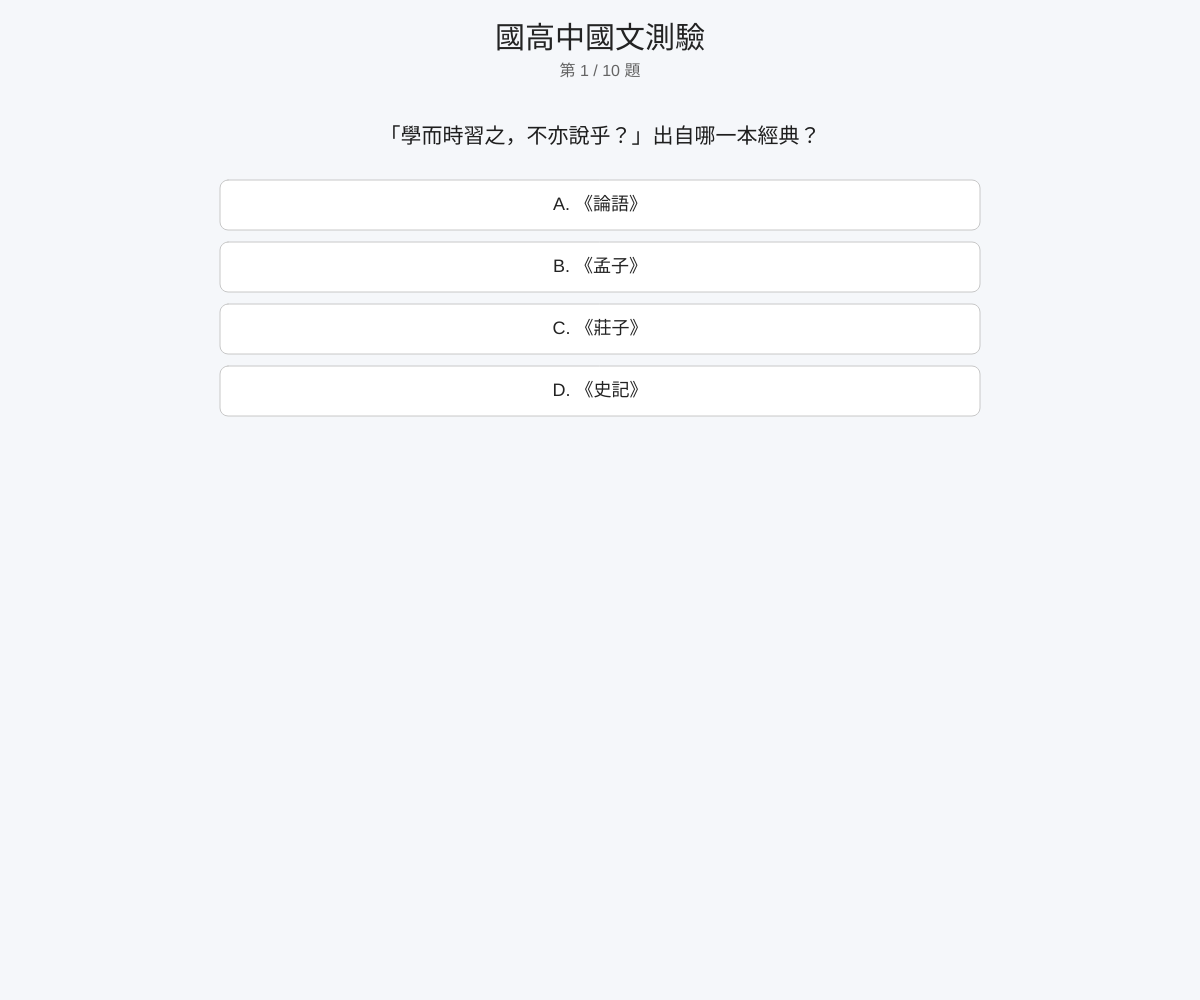
Frame 1 (no input)
Frame 60 (no input): identical to frame 1, image omitted
Frame 120 (the mouse pressed at the canvas centre since frame 60): identical to frame 1, image omitted

The p5.js sketch that drew this single still picture (run headless with seeded random() and noise() and a simulated clock; from frame 60 on, the mouse is pressed at the canvas centre):

// p5.js sketch
// ── sketch.js
// ============================================================
// 國高中國文測驗網站
// p5.js - sketch.js
// ============================================================


// ============================================================
// 1. 題目資料
// ============================================================

// 每一題都有：
// question  = 題目
// options   = 四個選項
// answer    = 正確答案的編號
// explanation = 答案解析

const quiz = [

  {
    question: "「學而時習之，不亦說乎？」出自哪一本經典？",

    options: [
      "《論語》",
      "《孟子》",
      "《莊子》",
      "《史記》"
    ],

    answer: 0,

    explanation:
      "這句話出自《論語．學而》，意思是學習之後經常複習，是一件令人愉快的事情。"
  },


  {
    question: "下列哪一個成語最適合形容做事情非常仔細？",

    options: [
      "馬馬虎虎",
      "一絲不苟",
      "粗枝大葉",
      "得過且過"
    ],

    answer: 1,

    explanation:
      "「一絲不苟」形容做事非常認真仔細，一點也不馬虎。"
  },


  {
    question: "「海內存知己，天涯若比鄰」的作者是誰？",

    options: [
      "李白",
      "杜甫",
      "王勃",
      "白居易"
    ],

    answer: 2,

    explanation:
      "這句詩出自唐代詩人王勃的〈送杜少府之任蜀州〉。"
  },


  {
    question: "「朱門酒肉臭，路有凍死骨」中的「朱門」借代什麼？",

    options: [
      "皇宮",
      "富貴人家",
      "普通百姓",
      "軍隊"
    ],

    answer: 1,

    explanation:
      "「朱門」原本是紅色的大門，在這句詩中借代富貴人家。"
  },


  {
    question: "「先天下之憂而憂，後天下之樂而樂」表現出什麼思想？",

    options: [
      "追求個人享樂",
      "以天下為己任",
      "逃避社會責任",
      "追求個人財富"
    ],

    answer: 1,

    explanation:
      "范仲淹透過這句話表達以天下百姓為重，願意承擔社會責任的思想。"
  },


  {
    question: "下列「行」字的讀音與其他三個不同的是哪一個？",

    options: [
      "行走",
      "行動",
      "銀行",
      "旅行"
    ],

    answer: 2,

    explanation:
      "「銀行」的「行」讀作ㄏㄤˊ，其他三個「行」都讀作ㄒㄧㄥˊ。"
  },


  {
    question: "「桃李不言，下自成蹊」最接近下列哪一個意思？",

    options: [
      "花朵非常美麗",
      "品德高尚的人自然受到尊敬",
      "道路非常難走",
      "桃樹和李樹很容易生長"
    ],

    answer: 1,

    explanation:
      "這句話比喻品德高尚的人，即使不宣傳自己，也自然會受到別人的敬重。"
  },


  {
    question: "「雪中送炭」最接近下列哪一個意思？",

    options: [
      "錦上添花",
      "落井下石",
      "助人為樂",
      "袖手旁觀"
    ],

    answer: 2,

    explanation:
      "「雪中送炭」比喻在別人最需要幫助的時候給予援助。"
  },


  {
    question: "「不以物喜，不以己悲」出自哪一篇文章？",

    options: [
      "〈岳陽樓記〉",
      "〈醉翁亭記〉",
      "〈出師表〉",
      "〈赤壁賦〉"
    ],

    answer: 0,

    explanation:
      "這句話出自范仲淹的〈岳陽樓記〉，表現不因外在環境或個人遭遇而過度悲喜的態度。"
  },


  {
    question: "下列哪一句使用了「譬喻」修辭？",

    options: [
      "小明今天去上學。",
      "天空下起了大雨。",
      "人生如夢。",
      "弟弟正在吃早餐。"
    ],

    answer: 2,

    explanation:
      "「人生如夢」把「人生」比喻成「夢」，因此使用了譬喻修辭。"
  }

];


// ============================================================
// 2. 測驗狀態
// ============================================================

// 現在正在第幾題
let currentQuestion = 0;

// 目前分數
let score = 0;

// 是否已經回答
let answered = false;

// 使用者選擇的答案
let selectedAnswer = -1;

// 是否已經完成全部測驗
let finished = false;


// ============================================================
// 3. 建立畫布
// ============================================================

function setup() {

  // 建立符合瀏覽器大小的畫布
  createCanvas(windowWidth, windowHeight);

  // 文字水平置中
  textAlign(CENTER, CENTER);

  // 矩形從左上角開始
  rectMode(CORNER);

}


// ============================================================
// 4. 瀏覽器大小改變
// ============================================================

function windowResized() {

  // 當使用者調整瀏覽器大小時
  // 重新設定畫布大小
  resizeCanvas(windowWidth, windowHeight);

}


// ============================================================
// 5. 每一幀執行
// ============================================================

function draw() {

  // 背景
  background(245, 247, 250);


  // 如果測驗完成
  if (finished) {

    drawResult();

  }

  // 如果還沒完成
  else {

    drawQuiz();

  }

}


// ============================================================
// 6. 計算響應式內容寬度
// ============================================================

function getContentWidth() {

  // 左右至少保留 20px
  let widthLimit = width - 40;

  // 最大寬度設定為 760px
  // 避免大螢幕上內容過寬
  return min(widthLimit, 760);

}


// ============================================================
// 7. 顯示測驗畫面
// ============================================================

function drawQuiz() {

  // 取得目前題目
  let q = quiz[currentQuestion];

  // 計算內容寬度
  let contentWidth = getContentWidth();

  // 計算內容左邊的位置
  let contentX = (width - contentWidth) / 2;


  // ========================================================
  // 標題
  // ========================================================

  fill(35);

  // 電腦 30px
  // 手機 25px
  let titleSize = width < 500 ? 25 : 30;

  textSize(titleSize);

  text(
    "國高中國文測驗",
    width / 2,
    40
  );


  // ========================================================
  // 題數
  // ========================================================

  fill(100);

  textSize(16);

  text(
    "第 " +
    (currentQuestion + 1) +
    " / " +
    quiz.length +
    " 題",

    width / 2,
    72
  );


  // ========================================================
  // 題目
  // ========================================================

  fill(30);

  // 手機稍微縮小
  let questionSize = width < 500 ? 18 : 21;

  textSize(questionSize);


  // 題目區域
  let questionY = 105;

  let questionHeight = 65;


  // 題目文字
  text(
    q.question,

    contentX + 10,

    questionY,

    contentWidth - 20,

    questionHeight
  );


  // ========================================================
  // 選項設定
  // ========================================================

  let optionHeight;

  let optionGap;

  let firstOptionY;


  // 手機
  if (width < 500) {

    optionHeight = 48;

    optionGap = 10;

    firstOptionY = 180;

  }

  // 平板與電腦
  else {

    optionHeight = 50;

    optionGap = 12;

    firstOptionY = 180;

  }


  // ========================================================
  // 顯示四個選項
  // ========================================================

  for (let i = 0; i < 4; i++) {

    // 計算選項位置
    let optionY =
      firstOptionY +
      i * (optionHeight + optionGap);


    // ------------------------------------------------------
    // 選項背景顏色
    // ------------------------------------------------------

    if (answered) {

      // 正確答案
      if (i === q.answer) {

        fill(190, 235, 195);

      }

      // 使用者答錯的選項
      else if (i === selectedAnswer) {

        fill(245, 190, 190);

      }

      // 其他選項
      else {

        fill(230);

      }

    }

    // 尚未回答
    else {

      fill(255);

    }


    // ------------------------------------------------------
    // 選項外框
    // ------------------------------------------------------

    stroke(200);

    strokeWeight(1);

    rect(
      contentX,
      optionY,
      contentWidth,
      optionHeight,
      8
    );


    // ------------------------------------------------------
    // 選項文字
    // ------------------------------------------------------

    fill(35);

    noStroke();

    // 固定字體大小
    textSize(width < 500 ? 16 : 18);


    text(
      String.fromCharCode(65 + i) +
      ". " +
      q.options[i],

      contentX + contentWidth / 2,

      optionY + optionHeight / 2
    );

  }


  // ========================================================
  // 如果已經回答，顯示解析
  // ========================================================

  if (answered) {

    // 四個選項的底部位置
    let optionBottom =
      firstOptionY +
      4 * optionHeight +
      3 * optionGap;


    // ------------------------------------------------------
    // 答對 / 答錯
    // ------------------------------------------------------

    let resultY = optionBottom + 25;


    if (selectedAnswer === q.answer) {

      fill(40, 150, 70);

      textSize(20);

      text(
        "✓ 答對了！",
        width / 2,
        resultY
      );

    }

    else {

      fill(190, 50, 50);

      textSize(20);

      text(
        "✗ 答錯了！",
        width / 2,
        resultY
      );

    }


    // ------------------------------------------------------
    // 正確答案
    // ------------------------------------------------------

    fill(50);

    textSize(16);

    text(
      "正確答案：" + q.options[q.answer],

      width / 2,

      resultY + 30
    );


    // ------------------------------------------------------
    // 答案解析標題
    // ------------------------------------------------------

    fill(30);

    textSize(17);

    text(
      "【答案解析】",

      width / 2,

      resultY + 60
    );


    // ------------------------------------------------------
    // 答案解析內容
    // ------------------------------------------------------

    fill(80);

    textSize(width < 500 ? 14 : 16);


    // 解析文字寬度
    let explanationWidth =
      contentWidth - 20;


    text(
      q.explanation,

      contentX + 10,

      resultY + 100,

      explanationWidth,

      65
    );


    // ------------------------------------------------------
    // 下一題按鈕
    // ------------------------------------------------------

    let buttonWidth =
      width < 500 ? 130 : 150;

    let buttonHeight = 44;

    let buttonX =
      width - buttonWidth - 25;


    // 計算按鈕位置
    let buttonY =
      resultY + 155;


    // 如果按鈕超過畫面
    // 就把它固定在畫面下方
    if (buttonY + buttonHeight > height - 15) {

      buttonY =
        height - buttonHeight - 15;

    }


    // 按鈕
    fill(65, 130, 200);

    noStroke();

    rect(
      buttonX,
      buttonY,
      buttonWidth,
      buttonHeight,
      8
    );


    // 按鈕文字
    fill(255);

    textSize(16);


    if (currentQuestion === quiz.length - 1) {

      text(
        "查看成績",

        buttonX + buttonWidth / 2,

        buttonY + buttonHeight / 2
      );

    }

    else {

      text(
        "下一題 →",

        buttonX + buttonWidth / 2,

        buttonY + buttonHeight / 2
      );

    }

  }

}


// ============================================================
// 8. 滑鼠點擊
// ============================================================

function mousePressed() {

  // ========================================================
  // 如果在成績頁
  // ========================================================

  if (finished) {

    let buttonWidth =
      min(220, width - 80);

    let buttonHeight = 50;

    let buttonX =
      width / 2 - buttonWidth / 2;

    let buttonY =
      height * 0.65;


    // 判斷是否按下重新測驗
    if (

      mouseX >= buttonX &&

      mouseX <= buttonX + buttonWidth &&

      mouseY >= buttonY &&

      mouseY <= buttonY + buttonHeight

    ) {

      // 全部重設
      currentQuestion = 0;

      score = 0;

      answered = false;

      selectedAnswer = -1;

      finished = false;

    }


    return;

  }


  // ========================================================
  // 如果已經回答
  // ========================================================

  if (answered) {

    // 取得版面
    let contentWidth =
      getContentWidth();

    let contentX =
      (width - contentWidth) / 2;


    // 選項高度
    let optionHeight =
      width < 500 ? 48 : 50;


    // 選項間距
    let optionGap =
      width < 500 ? 10 : 12;


    // 第一個選項
    let firstOptionY = 180;


    // 四個選項底部
    let optionBottom =
      firstOptionY +
      4 * optionHeight +
      3 * optionGap;


    // 答案結果位置
    let resultY =
      optionBottom + 25;


    // 按鈕
    let buttonWidth =
      width < 500 ? 130 : 150;

    let buttonHeight = 44;

    let buttonX =
      width - buttonWidth - 25;

    let buttonY =
      resultY + 155;


    // 如果超過畫面
    if (buttonY + buttonHeight > height - 15) {

      buttonY =
        height - buttonHeight - 15;

    }


    // 判斷是否按下下一題
    if (

      mouseX >= buttonX &&

      mouseX <= buttonX + buttonWidth &&

      mouseY >= buttonY &&

      mouseY <= buttonY + buttonHeight

    ) {


      // 如果還有下一題
      if (currentQuestion < quiz.length - 1) {

        currentQuestion++;

        answered = false;

        selectedAnswer = -1;

      }

      // 如果是最後一題
      else {

        finished = true;

      }

    }


    return;

  }


  // ========================================================
  // 尚未回答 → 檢查四個選項
  // ========================================================

  let contentWidth =
    getContentWidth();

  let contentX =
    (width - contentWidth) / 2;


  let optionHeight =
    width < 500 ? 48 : 50;


  let optionGap =
    width < 500 ? 10 : 12;


  let firstOptionY = 180;


  // 檢查每一個選項
  for (let i = 0; i < 4; i++) {

    let optionY =
      firstOptionY +
      i * (optionHeight + optionGap);


    // 判斷滑鼠是否點到
    if (

      mouseX >= contentX &&

      mouseX <= contentX + contentWidth &&

      mouseY >= optionY &&

      mouseY <= optionY + optionHeight

    ) {

      // 記錄答案
      selectedAnswer = i;

      // 設定為已回答
      answered = true;


      // 如果答對
      if (

        selectedAnswer ===
        quiz[currentQuestion].answer

      ) {

        score += 10;

      }


      break;

    }

  }

}


// ============================================================
// 9. 顯示最後成績
// ============================================================

function drawResult() {

  // ========================================================
  // 標題
  // ========================================================

  fill(35);

  textSize(width < 500 ? 28 : 34);

  text(
    "測驗完成！",

    width / 2,

    height * 0.22
  );


  // ========================================================
  // 分數
  // ========================================================

  fill(50, 110, 190);

  textSize(width < 500 ? 42 : 50);

  text(
    score + " / 100 分",

    width / 2,

    height * 0.35
  );


  // ========================================================
  // 答對題數
  // ========================================================

  fill(50);

  textSize(20);

  text(
    "答對 " +
    score / 10 +
    " / " +
    quiz.length +
    " 題",

    width / 2,

    height * 0.43
  );


  // ========================================================
  // 評語
  // ========================================================

  textSize(19);


  if (score === 100) {

    fill(40, 150, 70);

    text(
      "太厲害了！全部答對！",

      width / 2,

      height * 0.52
    );

  }

  else if (score >= 80) {

    fill(40, 130, 80);

    text(
      "表現很好！繼續保持！",

      width / 2,

      height * 0.52
    );

  }

  else if (score >= 60) {

    fill(180, 130, 30);

    text(
      "不錯喔！再多複習一下！",

      width / 2,

      height * 0.52
    );

  }

  else {

    fill(190, 60, 60);

    text(
      "再接再厲！多複習國文內容！",

      width / 2,

      height * 0.52
    );

  }


  // ========================================================
  // 重新測驗按鈕
  // ========================================================

  let buttonWidth =
    min(220, width - 80);

  let buttonHeight = 50;

  let buttonX =
    width / 2 - buttonWidth / 2;

  let buttonY =
    height * 0.65;


  // 按鈕背景
  fill(65, 130, 200);

  rect(
    buttonX,
    buttonY,
    buttonWidth,
    buttonHeight,
    8
  );


  // 按鈕文字
  fill(255);

  textSize(18);

  text(
    "重新測驗",

    width / 2,

    buttonY + buttonHeight / 2
  );

}
